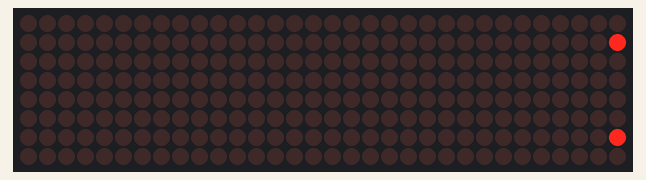
Recording of a sketch running on a simulated ESP8266 (NodeMCU). Shown: 32×8 LED matrix. WiFi joins after 1.5 s; servers stay silent unless stated.

Above: at 1.66 s.
At 6.4 s:
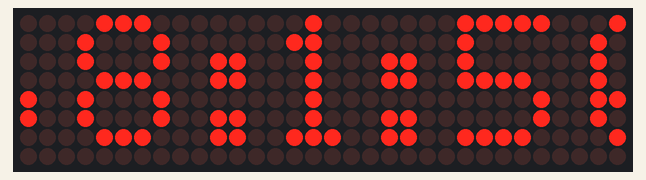
At 11.22 s:
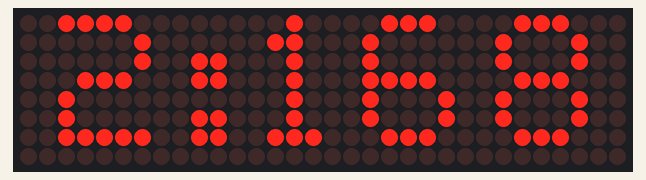
At 20.79 s:
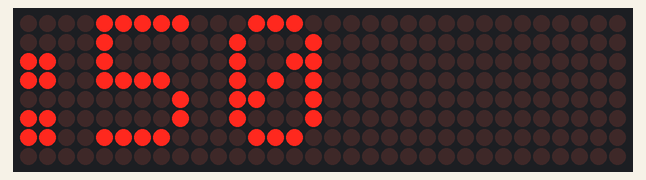
At 30.36 s:
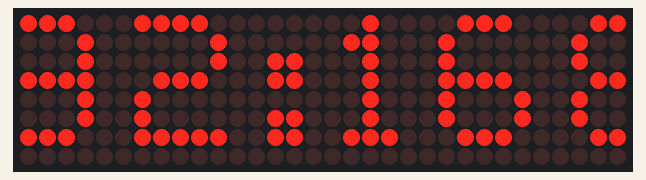
At 39.92 s:
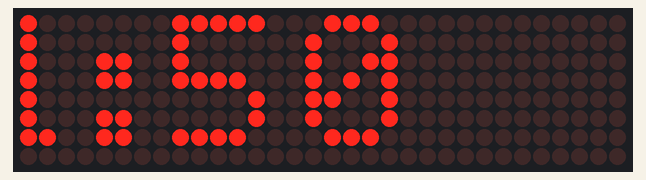

The sketch:

WebSetup.ino
```cpp
#include <ESP8266WiFi.h>
#include <MD_MAX72xx.h>
#include <SPI.h>

#define MAX_DEVICES 4
#define CS_PIN D8
#define HARDWARE_TYPE MD_MAX72XX::FC16_HW

MD_MAX72XX mx(HARDWARE_TYPE, CS_PIN, MAX_DEVICES);
WiFiServer server(80);

const char* ssid = "HakSeng";
const char* pass = "0969856032";

constexpr uint16_t MESG_SIZE = 255;
constexpr uint8_t  CHAR_SPACING = 1;
constexpr uint16_t SCROLL_DELAY = 75;

char curMessage[MESG_SIZE] = "";
char newMessage[MESG_SIZE] = "";
volatile bool newMessageAvailable = false;

static const char WEB_PAGE[] PROGMEM = R"rawliteral(
<!DOCTYPE html><html>
<head><meta name="viewport" content="width=device-width, initial-scale=1">
<title>LED Matrix</title>
<style>
body{font-family:Helvetica;text-align:center;background:#f5f5f5;margin:0;padding:20px}
#box{display:inline-block;border:2px solid #000;padding:12px;background:#00FFFF}
</style>
<script>
function SendText(){
  const v=document.getElementById("msg").value;
  fetch("/?MSG="+encodeURIComponent(v));
}
</script></head>
<body>
<h2><b>LED Matrix WiFi Control</b></h2>
<div id="box">
  <b>MESSAGE:</b> <input id="msg" maxlength="255">
  <button onclick="SendText()">SEND</button>
</div>
</body></html>
)rawliteral";

// --- URL decode (minimal) ---
static inline uint8_t hexVal(char c){
  if (c>='0' && c<='9') return c-'0';
  c = toupper(c);
  if (c>='A' && c<='F') return c-'A'+10;
  return 0;
}
static void urlDecode(char* s){
  char* o=s;
  while(*s){
    if(*s=='%'){
      s++;
      char c = (hexVal(*s++)<<4);
      c |= hexVal(*s++);
      *o++ = c;
    } else if(*s=='+'){
      *o++=' '; s++;
    } else {
      *o++=*s++;
    }
  }
  *o=0;
}

// Extract MSG from "GET /?MSG=.... HTTP/1.1"
static bool extractMSG(const char* line, char* out, size_t outLen){
  const char* p = strstr(line, "MSG=");
  if(!p) return false;
  p += 4;
  size_t i=0;
  while(*p && *p!=' ' && *p!='&' && i<outLen-1) out[i++] = *p++;
  out[i]=0;
  urlDecode(out);
  return true;
}

// --- Scrolling callbacks ---
void scrollDataSink(uint8_t, MD_MAX72XX::transformType_t, uint8_t) {}

uint8_t scrollDataSource(uint8_t, MD_MAX72XX::transformType_t){
  static enum { IDLE, NEXT_CHAR, SHOW_CHAR, SHOW_SPACE } st = IDLE;
  static char* p;
  static uint16_t curLen, showLen;
  static uint8_t cBuf[8];
  uint8_t colData = 0;

  switch(st){
    case IDLE:
      p = curMessage;
      if(newMessageAvailable){
        strncpy(curMessage, newMessage, MESG_SIZE);
        curMessage[MESG_SIZE-1] = 0;
        newMessageAvailable = false;
      }
      st = NEXT_CHAR;
      break;

    case NEXT_CHAR:
      if(*p == 0) st = IDLE;
      else{
        showLen = mx.getChar(*p++, sizeof(cBuf), cBuf);
        curLen = 0;
        st = SHOW_CHAR;
      }
      break;

    case SHOW_CHAR:
      colData = cBuf[curLen++];
      if(curLen >= showLen){
        showLen = (*p ? CHAR_SPACING : (MAX_DEVICES * COL_SIZE)/2);
        curLen = 0;
        st = SHOW_SPACE;
      }
      break;

    case SHOW_SPACE:
      if(++curLen >= showLen) st = NEXT_CHAR;
      break;
  }
  return colData;
}

void handleWiFi(){
  WiFiClient client = server.available();
  if(!client) return;

  client.setTimeout(200);
  String line = client.readStringUntil('\n');   // first request line only
  line.trim();

  if(line.startsWith("GET ")){
    if(extractMSG(line.c_str(), newMessage, MESG_SIZE)){
      newMessageAvailable = true;
      client.print(F("HTTP/1.1 204 No Content\r\nConnection: close\r\n\r\n"));
    } else {
      client.print(F("HTTP/1.1 200 OK\r\nContent-Type: text/html\r\nConnection: close\r\n\r\n"));
      client.print(reinterpret_cast<const __FlashStringHelper*>(WEB_PAGE));
    }
  }
  client.stop();
}

void scrollText(){
  static uint32_t t=0;
  if(millis()-t >= SCROLL_DELAY){
    mx.transform(MD_MAX72XX::TSL);
    t = millis();
  }
}

void setup(){
  mx.begin();
  mx.setShiftDataInCallback(scrollDataSource);
  mx.setShiftDataOutCallback(scrollDataSink);

  WiFi.begin(ssid, pass);
  while(WiFi.status() != WL_CONNECTED) delay(300);

  server.begin();

  IPAddress ip = WiFi.localIP();
  snprintf(curMessage, MESG_SIZE, "%u:%u:%u:%u", ip[0], ip[1], ip[2], ip[3]);
}

void loop(){
  handleWiFi();
  scrollText();
}
```
